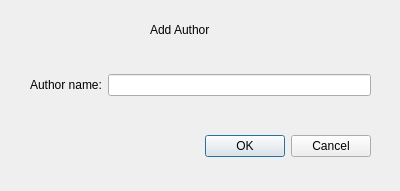
<?xml version="1.0" encoding="UTF-8"?>
<ui version="4.0">
 <class>books_add_aut</class>
 <widget class="QDialog" name="books_add_aut">
  <property name="geometry">
   <rect>
    <x>0</x>
    <y>0</y>
    <width>400</width>
    <height>191</height>
   </rect>
  </property>
  <property name="windowTitle">
   <string>Dialog</string>
  </property>
  <widget class="QDialogButtonBox" name="buttonBox">
   <property name="geometry">
    <rect>
     <x>30</x>
     <y>130</y>
     <width>341</width>
     <height>32</height>
    </rect>
   </property>
   <property name="orientation">
    <enum>Qt::Horizontal</enum>
   </property>
   <property name="standardButtons">
    <set>QDialogButtonBox::Cancel|QDialogButtonBox::Ok</set>
   </property>
  </widget>
  <widget class="QLabel" name="label">
   <property name="geometry">
    <rect>
     <x>150</x>
     <y>20</y>
     <width>201</width>
     <height>20</height>
    </rect>
   </property>
   <property name="text">
    <string>Add Author</string>
   </property>
  </widget>
  <widget class="QWidget" name="">
   <property name="geometry">
    <rect>
     <x>30</x>
     <y>70</y>
     <width>341</width>
     <height>30</height>
    </rect>
   </property>
   <layout class="QHBoxLayout" name="horizontalLayout">
    <item>
     <widget class="QLabel" name="label_2">
      <property name="text">
       <string>Author name:</string>
      </property>
     </widget>
    </item>
    <item>
     <widget class="QLineEdit" name="lineEdit"/>
    </item>
   </layout>
  </widget>
 </widget>
 <resources/>
 <connections>
  <connection>
   <sender>buttonBox</sender>
   <signal>accepted()</signal>
   <receiver>books_add_aut</receiver>
   <slot>accept()</slot>
   <hints>
    <hint type="sourcelabel">
     <x>248</x>
     <y>254</y>
    </hint>
    <hint type="destinationlabel">
     <x>157</x>
     <y>274</y>
    </hint>
   </hints>
  </connection>
  <connection>
   <sender>buttonBox</sender>
   <signal>rejected()</signal>
   <receiver>books_add_aut</receiver>
   <slot>reject()</slot>
   <hints>
    <hint type="sourcelabel">
     <x>316</x>
     <y>260</y>
    </hint>
    <hint type="destinationlabel">
     <x>286</x>
     <y>274</y>
    </hint>
   </hints>
  </connection>
 </connections>
</ui>
